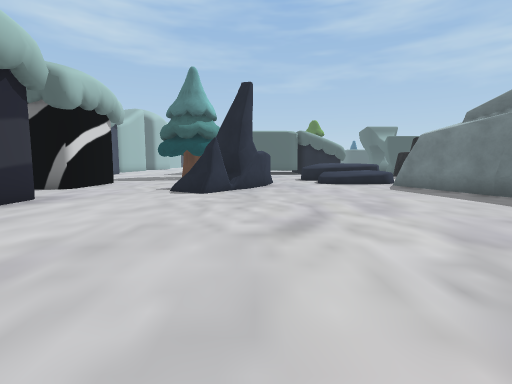
View 1 (above)

23 first-person views from a walk through a scene from a Unity 3-D project. The camera is 1.5 m above the floor, tilts 6° down and sees 85° across. The floor is counted in squares, 2 m on a side. Each view is taken from the middle of a square. On the plan, view 1 faces up. The plan holds only what a view shows up to about 10 squares ahead; the rest is blank. The place goes on beyond the plan. The player is left out. Some surface patterns are stand-ins.

View 2
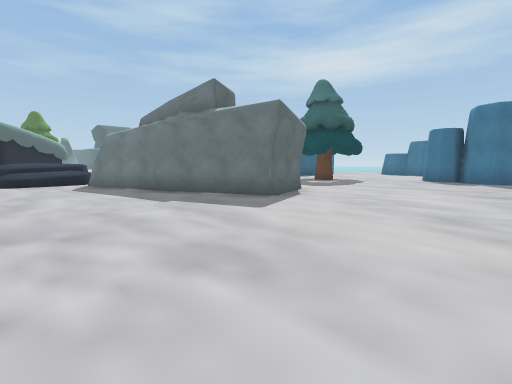

View 3
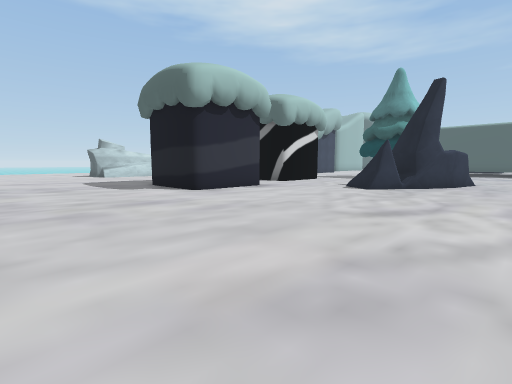

View 4
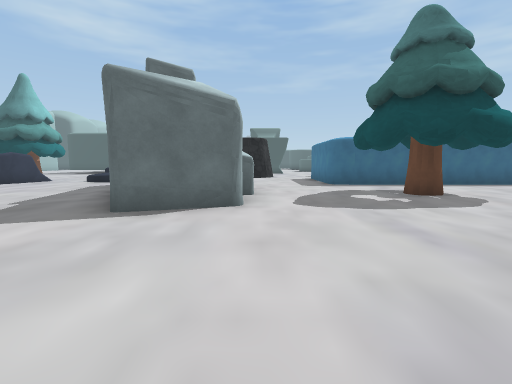

View 5
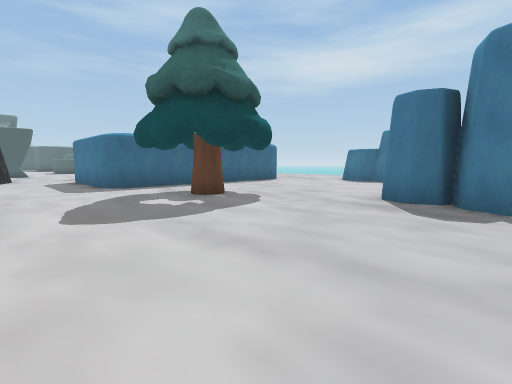

View 6
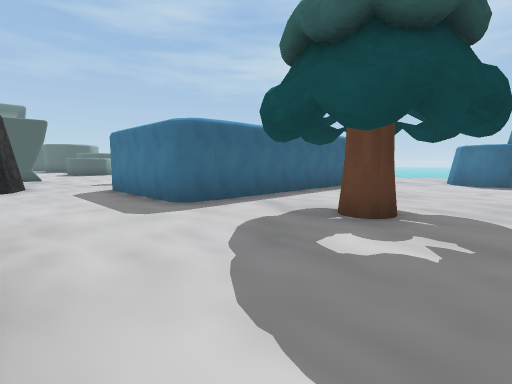

View 7
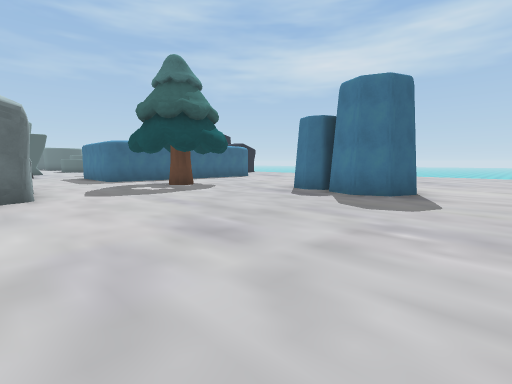

View 8
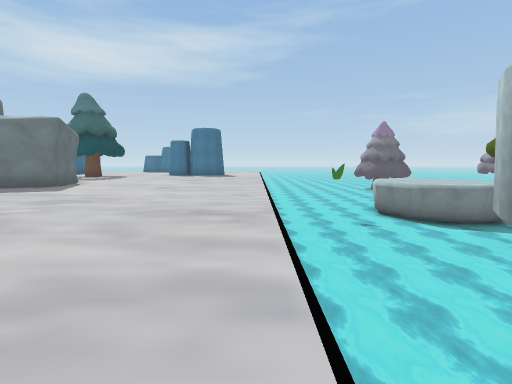

View 9
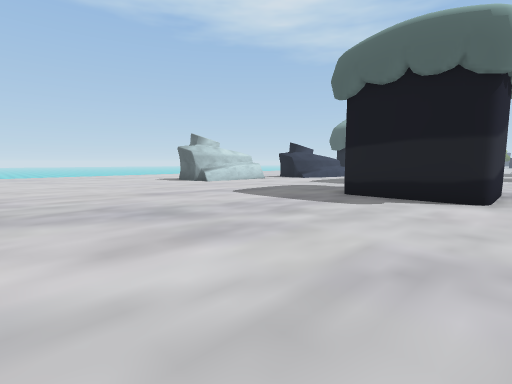

View 10
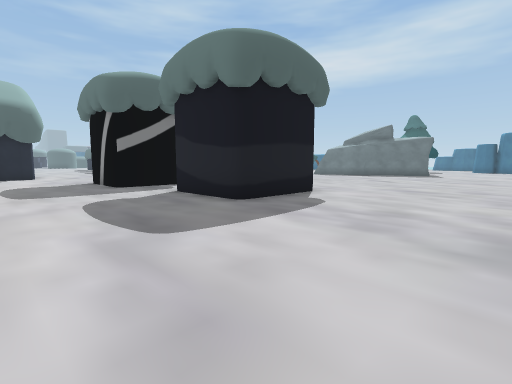

View 11
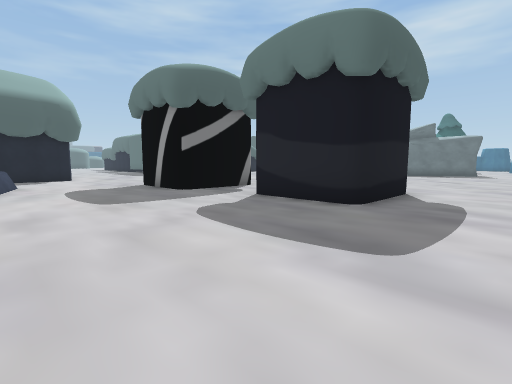

View 12
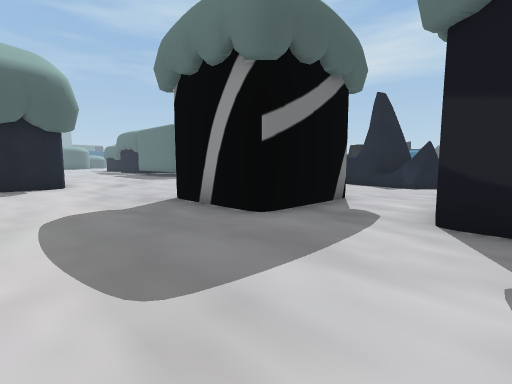

View 13
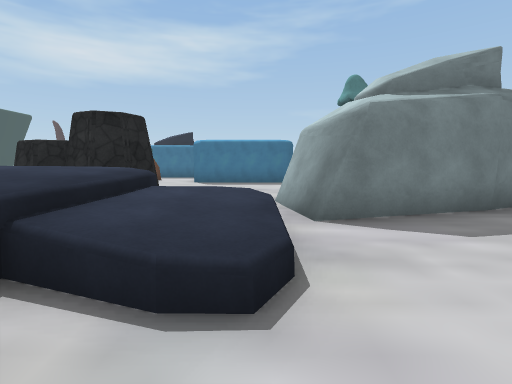

View 14
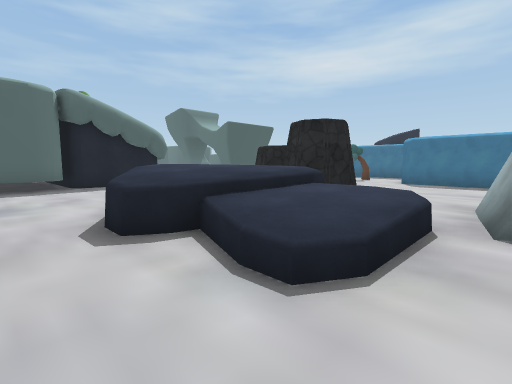

View 15
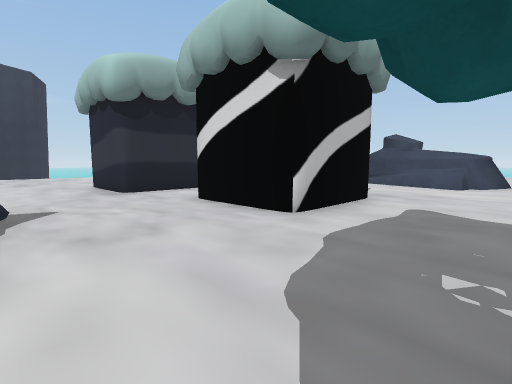

View 16
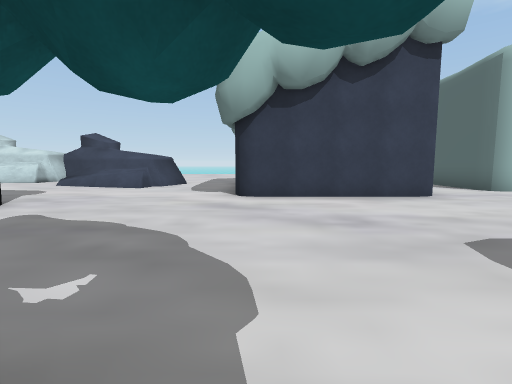

View 17
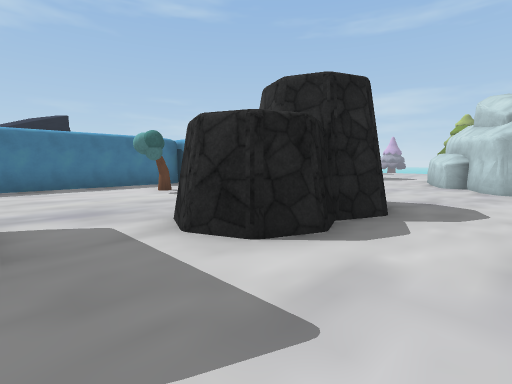

View 18
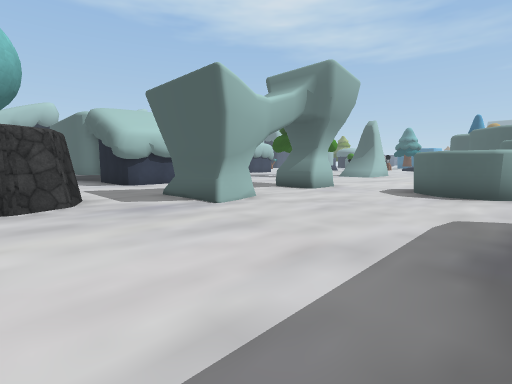

View 19
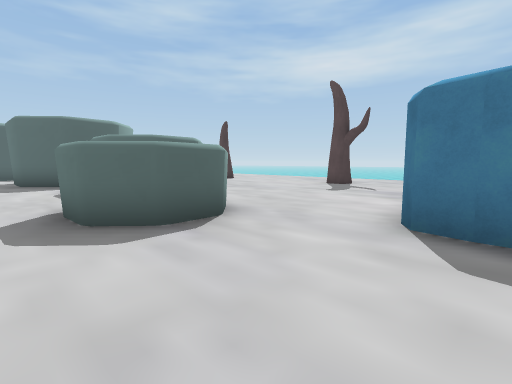

View 20
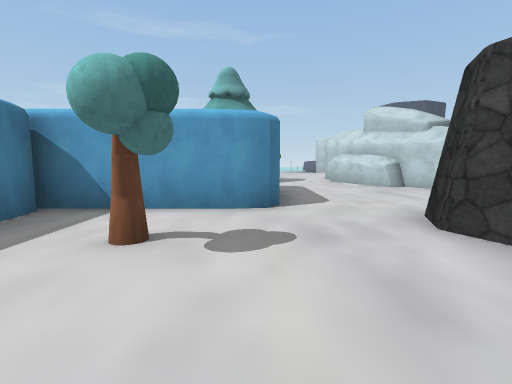

View 21
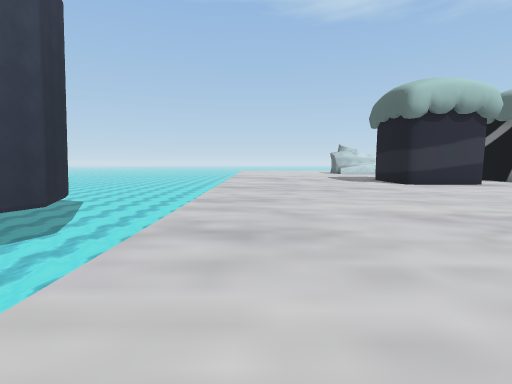

View 22
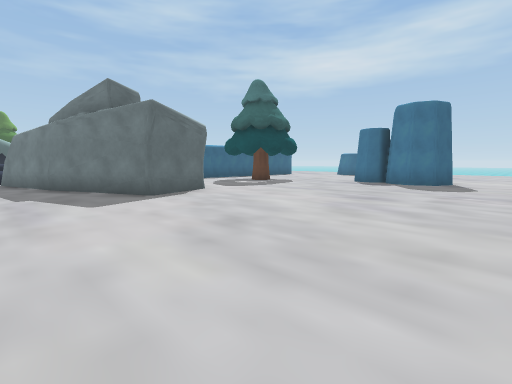

View 23
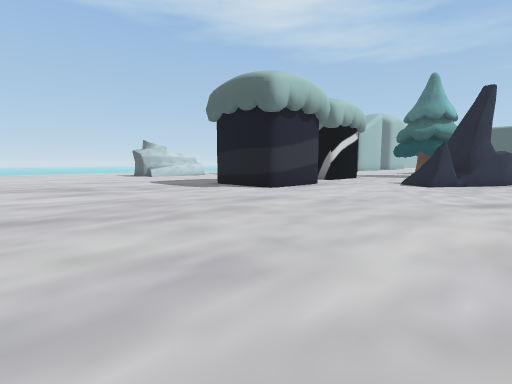

### Floor plan
Key: @ floor where view 1 was taken; # wall or solid block; . main floor; : floor 0.5 m higher than the main floor; + floor 0.75 m higher than the main floor; * floor 1.25 m higher than the main floor; = window, fence, low wall or low ledge; ≈ water the walk keeps out of; ^ raised ledge; R rock; O other object.
Columns run from 12 left of view 1 to 15 right of it. Each row starts with its distance up from view 1.
 31                          O
 30                          OO
 29                         ..OO
 28                         ...O
 27                         ..OO
 26                         .. O
 25                        ...
 24                       ...O
 23                       #..O O
 22  #                   ##...O.
 21 ##..                 .......
 20  ....          ###    ......
 19   #...        ####..  #.....
 18   ##...      ##......##.....
 17    #....     ... ...........
 16    #.....    ...  ..RR......
 15  ###......   ...  ..RR...O..
 14 .........    ..=  ..RRR.....
 13 ...........  .==# ..RR......
 12 #..........  .=*#=......####
 11 #..........  ..+##......#
 10 #...###....##..:R=......#
  9 #...###...###....###....####
  8 ....###...^#.....###R.......
  7 ...........#.....#RRR.......
  6 .....###..........#RRR...#..
  5 .....###..........## .......
  4 .....###...........##.......
  3 .....###....................
  2 ...........................R
  1 ...........................R
  0 ............@..............R
 -1 ...........................R
 -2 ............................
 -3 ............................
 -4             ≈≈≈≈≈≈≈≈≈
 -5             ≈≈≈≈≈≈≈≈≈
 -6        ≈≈≈≈≈≈≈≈≈≈≈≈≈≈

Where each view was taken, in squares from view 1:
view 1: 0 up, 0 right, facing up
view 2: 1 down, 2 right, facing up-right
view 3: 1 down, 2 right, facing up-left
view 4: 1 down, 9 right, facing up
view 5: 0 up, 9 right, facing up-right
view 6: 4 up, 9 right, facing up-right
view 7: 3 down, 8 right, facing up-right
view 8: 3 down, 2 left, facing right
view 9: 3 down, 4 left, facing up-left
view 10: 1 down, 11 left, facing up-right
view 11: 1 up, 12 left, facing up-right
view 12: 5 up, 11 left, facing up-right
view 13: 10 up, 1 right, facing right
view 14: 9 up, 1 right, facing up-right
view 15: 13 up, 2 left, facing down-left
view 16: 15 up, 3 left, facing left
view 17: 18 up, 6 right, facing down-right
view 18: 15 up, 15 right, facing up-left
view 19: 19 up, 12 right, facing up-right
view 20: 17 up, 12 right, facing down
view 21: 2 down, 5 right, facing left
view 22: 3 down, 4 right, facing up-right
view 23: 3 down, 1 right, facing up-left
